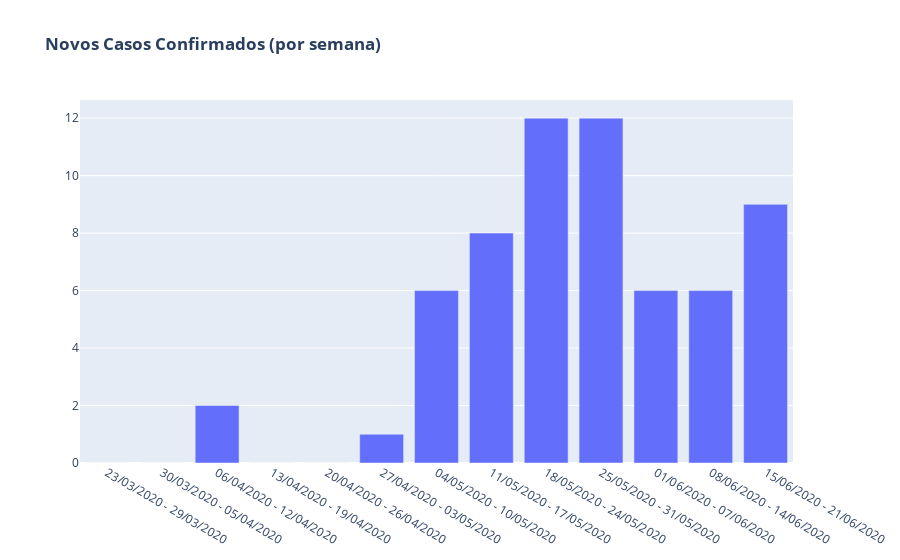

Here is the notebook cell this chart was saved with:
### Code cell
bar_soma_casos_semanais = go.Bar(x = soma_confirmados_semanal_consolidado['Semana_str'],
               y = soma_confirmados_semanal_consolidado['Novos Casos'],
               offsetgroup=0)

layout = go.Layout(
        title = '<b>Novos Casos Confirmados (por semana)</b>')

dat_soma_casos = [bar_soma_casos_semanais]
fig = go.Figure(data=dat_soma_casos, layout=layout)
py.iplot(fig)

### Figure 1 — Plotly figure (JSON) as saved in the notebook; plotly's stock layout.template omitted (floating-point values rounded to 4 significant figures)
{"data": [{"offsetgroup": "0", "type": "bar", "x": ["23/03/2020 - 29/03/2020", "30/03/2020 - 05/04/2020", "06/04/2020 - 12/04/2020", "13/04/2020 - 19/04/2020", "20/04/2020 - 26/04/2020", "27/04/2020 - 03/05/2020", "04/05/2020 - 10/05/2020", "11/05/2020 - 17/05/2020", "18/05/2020 - 24/05/2020", "25/05/2020 - 31/05/2020", "01/06/2020 - 07/06/2020", "08/06/2020 - 14/06/2020", "15/06/2020 - 21/06/2020"], "y": [0, 0, 2, 0, 0, 1, 6, 8, 12, 12, 6, 6, 9]}], "layout": {"title": {"text": "<b>Novos Casos Confirmados (por semana)</b>"}}}
